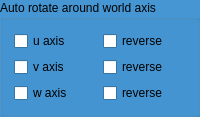
        <widget class="QGroupBox" name="groupBox_22">
         <property name="palette">
          <palette>
           <active>
            <colorrole role="WindowText">
             <brush brushstyle="SolidPattern">
              <color alpha="255">
               <red>0</red>
               <green>0</green>
               <blue>0</blue>
              </color>
             </brush>
            </colorrole>
            <colorrole role="Button">
             <brush brushstyle="SolidPattern">
              <color alpha="255">
               <red>69</red>
               <green>150</green>
               <blue>211</blue>
              </color>
             </brush>
            </colorrole>
            <colorrole role="Light">
             <brush brushstyle="SolidPattern">
              <color alpha="255">
               <red>145</red>
               <green>208</green>
               <blue>255</blue>
              </color>
             </brush>
            </colorrole>
            <colorrole role="Midlight">
             <brush brushstyle="SolidPattern">
              <color alpha="255">
               <red>107</red>
               <green>179</green>
               <blue>233</blue>
              </color>
             </brush>
            </colorrole>
            <colorrole role="Dark">
             <brush brushstyle="SolidPattern">
              <color alpha="255">
               <red>34</red>
               <green>75</green>
               <blue>105</blue>
              </color>
             </brush>
            </colorrole>
            <colorrole role="Mid">
             <brush brushstyle="SolidPattern">
              <color alpha="255">
               <red>46</red>
               <green>100</green>
               <blue>141</blue>
              </color>
             </brush>
            </colorrole>
            <colorrole role="Text">
             <brush brushstyle="SolidPattern">
              <color alpha="255">
               <red>0</red>
               <green>0</green>
               <blue>0</blue>
              </color>
             </brush>
            </colorrole>
            <colorrole role="BrightText">
             <brush brushstyle="SolidPattern">
              <color alpha="255">
               <red>255</red>
               <green>255</green>
               <blue>255</blue>
              </color>
             </brush>
            </colorrole>
            <colorrole role="ButtonText">
             <brush brushstyle="SolidPattern">
              <color alpha="255">
               <red>0</red>
               <green>0</green>
               <blue>0</blue>
              </color>
             </brush>
            </colorrole>
            <colorrole role="Base">
             <brush brushstyle="SolidPattern">
              <color alpha="255">
               <red>255</red>
               <green>255</green>
               <blue>255</blue>
              </color>
             </brush>
            </colorrole>
            <colorrole role="Window">
             <brush brushstyle="SolidPattern">
              <color alpha="255">
               <red>69</red>
               <green>150</green>
               <blue>211</blue>
              </color>
             </brush>
            </colorrole>
            <colorrole role="Shadow">
             <brush brushstyle="SolidPattern">
              <color alpha="255">
               <red>0</red>
               <green>0</green>
               <blue>0</blue>
              </color>
             </brush>
            </colorrole>
            <colorrole role="AlternateBase">
             <brush brushstyle="SolidPattern">
              <color alpha="255">
               <red>162</red>
               <green>202</green>
               <blue>233</blue>
              </color>
             </brush>
            </colorrole>
            <colorrole role="ToolTipBase">
             <brush brushstyle="SolidPattern">
              <color alpha="255">
               <red>255</red>
               <green>255</green>
               <blue>220</blue>
              </color>
             </brush>
            </colorrole>
            <colorrole role="ToolTipText">
             <brush brushstyle="SolidPattern">
              <color alpha="255">
               <red>0</red>
               <green>0</green>
               <blue>0</blue>
              </color>
             </brush>
            </colorrole>
           </active>
           <inactive>
            <colorrole role="WindowText">
             <brush brushstyle="SolidPattern">
              <color alpha="255">
               <red>0</red>
               <green>0</green>
               <blue>0</blue>
              </color>
             </brush>
            </colorrole>
            <colorrole role="Button">
             <brush brushstyle="SolidPattern">
              <color alpha="255">
               <red>69</red>
               <green>150</green>
               <blue>211</blue>
              </color>
             </brush>
            </colorrole>
            <colorrole role="Light">
             <brush brushstyle="SolidPattern">
              <color alpha="255">
               <red>145</red>
               <green>208</green>
               <blue>255</blue>
              </color>
             </brush>
            </colorrole>
            <colorrole role="Midlight">
             <brush brushstyle="SolidPattern">
              <color alpha="255">
               <red>107</red>
               <green>179</green>
               <blue>233</blue>
              </color>
             </brush>
            </colorrole>
            <colorrole role="Dark">
             <brush brushstyle="SolidPattern">
              <color alpha="255">
               <red>34</red>
               <green>75</green>
               <blue>105</blue>
              </color>
             </brush>
            </colorrole>
            <colorrole role="Mid">
             <brush brushstyle="SolidPattern">
              <color alpha="255">
               <red>46</red>
               <green>100</green>
               <blue>141</blue>
              </color>
             </brush>
            </colorrole>
            <colorrole role="Text">
             <brush brushstyle="SolidPattern">
              <color alpha="255">
               <red>0</red>
               <green>0</green>
               <blue>0</blue>
              </color>
             </brush>
            </colorrole>
            <colorrole role="BrightText">
             <brush brushstyle="SolidPattern">
              <color alpha="255">
               <red>255</red>
               <green>255</green>
               <blue>255</blue>
              </color>
             </brush>
            </colorrole>
            <colorrole role="ButtonText">
             <brush brushstyle="SolidPattern">
              <color alpha="255">
               <red>0</red>
               <green>0</green>
               <blue>0</blue>
              </color>
             </brush>
            </colorrole>
            <colorrole role="Base">
             <brush brushstyle="SolidPattern">
              <color alpha="255">
               <red>255</red>
               <green>255</green>
               <blue>255</blue>
              </color>
             </brush>
            </colorrole>
            <colorrole role="Window">
             <brush brushstyle="SolidPattern">
              <color alpha="255">
               <red>69</red>
               <green>150</green>
               <blue>211</blue>
              </color>
             </brush>
            </colorrole>
            <colorrole role="Shadow">
             <brush brushstyle="SolidPattern">
              <color alpha="255">
               <red>0</red>
               <green>0</green>
               <blue>0</blue>
              </color>
             </brush>
            </colorrole>
            <colorrole role="AlternateBase">
             <brush brushstyle="SolidPattern">
              <color alpha="255">
               <red>162</red>
               <green>202</green>
               <blue>233</blue>
              </color>
             </brush>
            </colorrole>
            <colorrole role="ToolTipBase">
             <brush brushstyle="SolidPattern">
              <color alpha="255">
               <red>255</red>
               <green>255</green>
               <blue>220</blue>
              </color>
             </brush>
            </colorrole>
            <colorrole role="ToolTipText">
             <brush brushstyle="SolidPattern">
              <color alpha="255">
               <red>0</red>
               <green>0</green>
               <blue>0</blue>
              </color>
             </brush>
            </colorrole>
           </inactive>
           <disabled>
            <colorrole role="WindowText">
             <brush brushstyle="SolidPattern">
              <color alpha="255">
               <red>34</red>
               <green>75</green>
               <blue>105</blue>
              </color>
             </brush>
            </colorrole>
            <colorrole role="Button">
             <brush brushstyle="SolidPattern">
              <color alpha="255">
               <red>69</red>
               <green>150</green>
               <blue>211</blue>
              </color>
             </brush>
            </colorrole>
            <colorrole role="Light">
             <brush brushstyle="SolidPattern">
              <color alpha="255">
               <red>145</red>
               <green>208</green>
               <blue>255</blue>
              </color>
             </brush>
            </colorrole>
            <colorrole role="Midlight">
             <brush brushstyle="SolidPattern">
              <color alpha="255">
               <red>107</red>
               <green>179</green>
               <blue>233</blue>
              </color>
             </brush>
            </colorrole>
            <colorrole role="Dark">
             <brush brushstyle="SolidPattern">
              <color alpha="255">
               <red>34</red>
               <green>75</green>
               <blue>105</blue>
              </color>
             </brush>
            </colorrole>
            <colorrole role="Mid">
             <brush brushstyle="SolidPattern">
              <color alpha="255">
               <red>46</red>
               <green>100</green>
               <blue>141</blue>
              </color>
             </brush>
            </colorrole>
            <colorrole role="Text">
             <brush brushstyle="SolidPattern">
              <color alpha="255">
               <red>34</red>
               <green>75</green>
               <blue>105</blue>
              </color>
             </brush>
            </colorrole>
            <colorrole role="BrightText">
             <brush brushstyle="SolidPattern">
              <color alpha="255">
               <red>255</red>
               <green>255</green>
               <blue>255</blue>
              </color>
             </brush>
            </colorrole>
            <colorrole role="ButtonText">
             <brush brushstyle="SolidPattern">
              <color alpha="255">
               <red>34</red>
               <green>75</green>
               <blue>105</blue>
              </color>
             </brush>
            </colorrole>
            <colorrole role="Base">
             <brush brushstyle="SolidPattern">
              <color alpha="255">
               <red>69</red>
               <green>150</green>
               <blue>211</blue>
              </color>
             </brush>
            </colorrole>
            <colorrole role="Window">
             <brush brushstyle="SolidPattern">
              <color alpha="255">
               <red>69</red>
               <green>150</green>
               <blue>211</blue>
              </color>
             </brush>
            </colorrole>
            <colorrole role="Shadow">
             <brush brushstyle="SolidPattern">
              <color alpha="255">
               <red>0</red>
               <green>0</green>
               <blue>0</blue>
              </color>
             </brush>
            </colorrole>
            <colorrole role="AlternateBase">
             <brush brushstyle="SolidPattern">
              <color alpha="255">
               <red>69</red>
               <green>150</green>
               <blue>211</blue>
              </color>
             </brush>
            </colorrole>
            <colorrole role="ToolTipBase">
             <brush brushstyle="SolidPattern">
              <color alpha="255">
               <red>255</red>
               <green>255</green>
               <blue>220</blue>
              </color>
             </brush>
            </colorrole>
            <colorrole role="ToolTipText">
             <brush brushstyle="SolidPattern">
              <color alpha="255">
               <red>0</red>
               <green>0</green>
               <blue>0</blue>
              </color>
             </brush>
            </colorrole>
           </disabled>
          </palette>
         </property>
         <property name="title">
          <string>Auto rotate around world axis</string>
         </property>
         <layout class="QGridLayout" name="gridLayout_32">
          <item row="0" column="0">
           <widget class="QCheckBox" name="uwrotate">
            <property name="toolTip">
             <string>activate auto rotation around u world axis</string>
            </property>
            <property name="text">
             <string>u axis</string>
            </property>
           </widget>
          </item>
          <item row="0" column="1">
           <widget class="QCheckBox" name="uwreverse">
            <property name="toolTip">
             <string>clockwise or anti-clockwise rotation</string>
            </property>
            <property name="text">
             <string>reverse</string>
            </property>
           </widget>
          </item>
          <item row="1" column="0">
           <widget class="QCheckBox" name="vwrotate">
            <property name="toolTip">
             <string>activate auto rotation around v world axis</string>
            </property>
            <property name="text">
             <string>v axis</string>
            </property>
           </widget>
          </item>
          <item row="1" column="1">
           <widget class="QCheckBox" name="vwreverse">
            <property name="toolTip">
             <string>clockwise or anti-clockwise rotation</string>
            </property>
            <property name="text">
             <string>reverse</string>
            </property>
           </widget>
          </item>
          <item row="2" column="0">
           <widget class="QCheckBox" name="wwrotate">
            <property name="toolTip">
             <string>activate auto rotation around w world axis</string>
            </property>
            <property name="text">
             <string>w axis</string>
            </property>
           </widget>
          </item>
          <item row="2" column="1">
           <widget class="QCheckBox" name="wwreverse">
            <property name="toolTip">
             <string>clockwise or anti-clockwise rotation</string>
            </property>
            <property name="text">
             <string>reverse</string>
            </property>
           </widget>
          </item>
         </layout>
        </widget>
